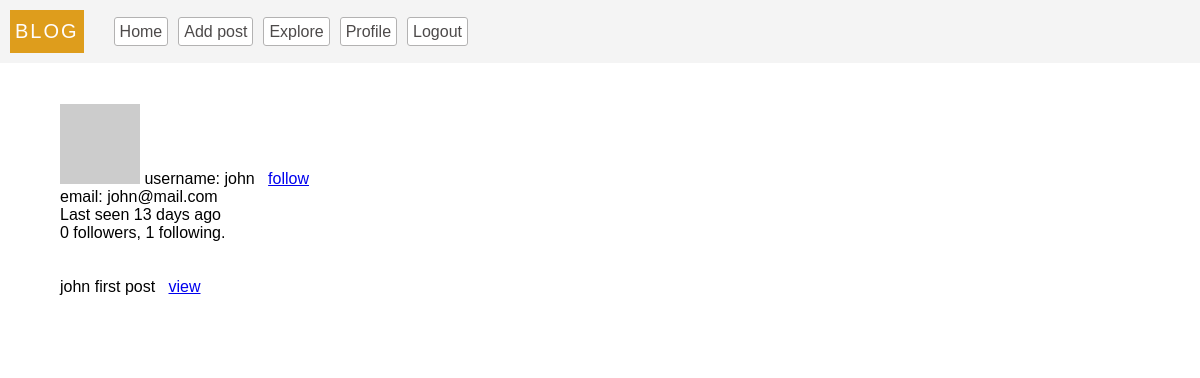
The app's page /user/2 (signed in), older data.
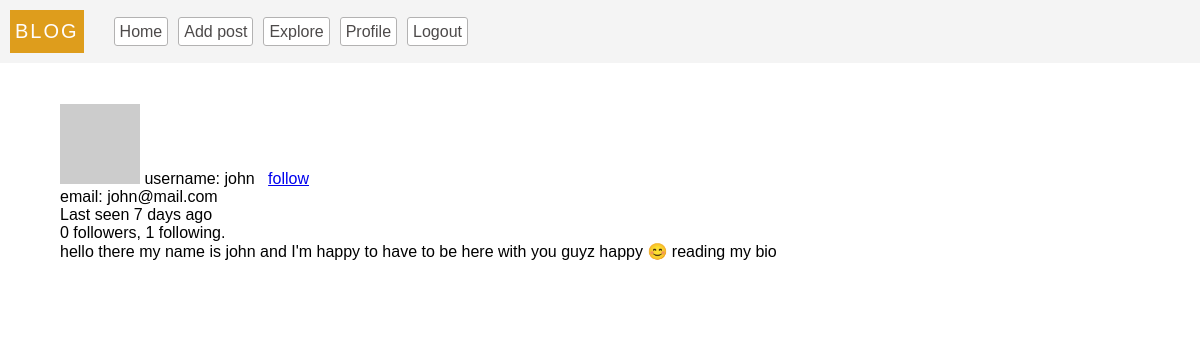
The same page, newer data.
### models.py (models this page shows, shortened)
class User(db.Model, UserMixin):
  __tablename__ = 'users'
  id = db.Column(db.Integer, primary_key = True)
  username = db.Column(db.String(100), unique = True, index = True)
  email = db.Column(db.String(100), index = True, unique = True)
  password = db.Column(db.String(200))
  last_seen = db.Column(db.DateTime, default=datetime.utcnow, index = True)
  about_me = db.Column(db.String, nullable=True)
  posts = db.relationship(
    'Post',
    backref = 'author',
    lazy = 'dynamic'
  )
  followed = db.relationship(
    'User',
    secondary = followers,
    primaryjoin = (followers.c.follower_id == id),
    secondaryjoin = (followers.c.followed_id == id),
    backref = db.backref('followers', lazy='dynamic'),
    lazy = 'dynamic'
  )
  follower = db.relationship(
    'User',
    secondary = followers,
    primaryjoin = (followers.c.followed_id == id),
    secondaryjoin = (followers.c.follower_id == id),
    backref = db.backref('followed_user', lazy='dynamic'),
    lazy = 'dynamic'
  )
  def avatar(self, size='80'):
    digest = md5(str(self.email).lower().encode('utf-8')).hexdigest()
    return f'https://gravatar.com/avatar/{digest}?d=identicon&s={size}'
  def update_last_seen(self):
    self.last_seen = datetime.utcnow()
    db.session.commit()
  def is_following(self, user):
    return self.followed.filter(followers.c.followed_id == user.id).count() > 0
  @login.user_loader
  def get_user(id):
    return User.query.get(int(id))

class Post(db.Model):
  __tablename__ = 'posts'
  id = db.Column(db.Integer, primary_key = True)
  body = db.Column(db.String(300) ,nullable = False)
  title = db.Column(db.String(20), nullable = False)
  timestamp = db.Column(db.DateTime, default=datetime.utcnow, index = True)
  user_id = db.Column(db.Integer, db.ForeignKey('users.id'))
  language = db.Column(db.String(20))

### server.py (the view)
@app.route('/user/<id>')
@login_required
def user_profile(id):
  user = User.query.get(id)
  if user == None:
    flash(_('this user profile cannot be found, profile may have been deleted or suspended !'), 'error')
    return redirect(url_for('index'))
  return render_template('user.html', user=user, posts = user.posts)

### app.py (called while the page is built)
def get_locale():
  return request.accept_languages.best_match(app.config['LANGUAGES'])

### server.py (called while the page is built)
@app.before_request
def validate():
  if current_user.is_authenticated:
    current_user.update_last_seen()
  g.locale =  (str(get_locale()))

### templates/user.html (shortened to what this page needs)
{% extends 'base.html' %}
{% block content %}
<section>
  <img src="{{user.avatar(100)}}" alt="{{_('photo')}}">
  <span>{{_('username')}}: {{user.username}}</span>
  <span> &nbsp;</span>
    {% if current_user.id != user.id %}
      {% if current_user.is_following(user) %}
        <a href="/follow/{{user.id}}"> {{_('unfollow')}} </a>
      {% else %}
        <a href="/follow/{{user.id}}"> {{_('follow')}} </a>
      {% endif %}
    {% endif %}
  <br>
  <sapn>{{_('email')}}: {{user.email}}</sapn>
  {% if user.last_seen %}
    <p>
      {{
        _('Last seen  %(time)s', time = moment(user.last_seen).fromNow()) }}
    </p>
  {% endif %}
  <p>
    {{ user.follower.count() }} followers, {{ user.followed.count() }} following.
  </p>
  {% if user.about_me %}<p>{{ user.about_me }}</p>{% endif %}
</section>
<section>
  <br> <br>
  {% for post in posts %}
      <p>
        {{post.title}}
        <a href="/post/{{post.id}}">{{_('view')}}</a>
      </p>
      <br>
    {% endfor %}
</section>
{% endblock %}

Row changes from the older to the newer data that the page shows:
removed Post: title "john first post"
changed User "john": last_seen "Last seen 13 days ago" → "Last seen 7 days ago"; about_me (not shown) → "hello there my name is john and I'm happy to have to be here with you guyz happy 😊 reading my bio"
